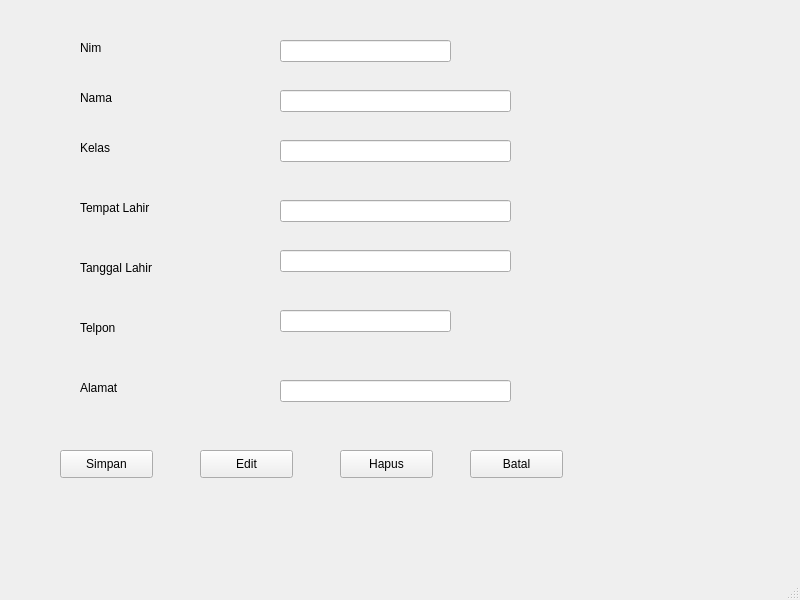
<?xml version="1.0" encoding="UTF-8"?>
<ui version="4.0">
 <class>MainWindow</class>
 <widget class="QMainWindow" name="MainWindow">
  <property name="geometry">
   <rect>
    <x>0</x>
    <y>0</y>
    <width>800</width>
    <height>600</height>
   </rect>
  </property>
  <property name="windowTitle">
   <string>MainWindow</string>
  </property>
  <widget class="QWidget" name="centralwidget">
   <widget class="QLabel" name="label">
    <property name="geometry">
     <rect>
      <x>80</x>
      <y>40</y>
      <width>55</width>
      <height>16</height>
     </rect>
    </property>
    <property name="text">
     <string>Nim</string>
    </property>
   </widget>
   <widget class="QLabel" name="label_2">
    <property name="geometry">
     <rect>
      <x>80</x>
      <y>90</y>
      <width>55</width>
      <height>16</height>
     </rect>
    </property>
    <property name="text">
     <string>Nama</string>
    </property>
   </widget>
   <widget class="QLabel" name="label_3">
    <property name="geometry">
     <rect>
      <x>80</x>
      <y>140</y>
      <width>55</width>
      <height>16</height>
     </rect>
    </property>
    <property name="text">
     <string>Kelas</string>
    </property>
   </widget>
   <widget class="QLabel" name="label_4">
    <property name="geometry">
     <rect>
      <x>80</x>
      <y>200</y>
      <width>81</width>
      <height>16</height>
     </rect>
    </property>
    <property name="text">
     <string>Tempat Lahir</string>
    </property>
   </widget>
   <widget class="QLabel" name="label_5">
    <property name="geometry">
     <rect>
      <x>80</x>
      <y>260</y>
      <width>81</width>
      <height>16</height>
     </rect>
    </property>
    <property name="text">
     <string>Tanggal Lahir</string>
    </property>
   </widget>
   <widget class="QLabel" name="label_6">
    <property name="geometry">
     <rect>
      <x>80</x>
      <y>320</y>
      <width>55</width>
      <height>16</height>
     </rect>
    </property>
    <property name="text">
     <string>Telpon</string>
    </property>
   </widget>
   <widget class="QLabel" name="label_7">
    <property name="geometry">
     <rect>
      <x>80</x>
      <y>380</y>
      <width>55</width>
      <height>16</height>
     </rect>
    </property>
    <property name="text">
     <string>Alamat</string>
    </property>
   </widget>
   <widget class="QLineEdit" name="lineEdit">
    <property name="geometry">
     <rect>
      <x>280</x>
      <y>40</y>
      <width>171</width>
      <height>22</height>
     </rect>
    </property>
   </widget>
   <widget class="QLineEdit" name="lineEdit_2">
    <property name="geometry">
     <rect>
      <x>280</x>
      <y>90</y>
      <width>231</width>
      <height>22</height>
     </rect>
    </property>
   </widget>
   <widget class="QLineEdit" name="lineEdit_3">
    <property name="geometry">
     <rect>
      <x>280</x>
      <y>140</y>
      <width>231</width>
      <height>22</height>
     </rect>
    </property>
   </widget>
   <widget class="QLineEdit" name="lineEdit_4">
    <property name="geometry">
     <rect>
      <x>280</x>
      <y>200</y>
      <width>231</width>
      <height>22</height>
     </rect>
    </property>
   </widget>
   <widget class="QLineEdit" name="lineEdit_5">
    <property name="geometry">
     <rect>
      <x>280</x>
      <y>250</y>
      <width>231</width>
      <height>22</height>
     </rect>
    </property>
   </widget>
   <widget class="QLineEdit" name="lineEdit_6">
    <property name="geometry">
     <rect>
      <x>280</x>
      <y>310</y>
      <width>171</width>
      <height>22</height>
     </rect>
    </property>
   </widget>
   <widget class="QLineEdit" name="lineEdit_7">
    <property name="geometry">
     <rect>
      <x>280</x>
      <y>380</y>
      <width>231</width>
      <height>22</height>
     </rect>
    </property>
   </widget>
   <widget class="QPushButton" name="pushButton">
    <property name="geometry">
     <rect>
      <x>60</x>
      <y>450</y>
      <width>93</width>
      <height>28</height>
     </rect>
    </property>
    <property name="text">
     <string>Simpan</string>
    </property>
   </widget>
   <widget class="QPushButton" name="pushButton_2">
    <property name="geometry">
     <rect>
      <x>200</x>
      <y>450</y>
      <width>93</width>
      <height>28</height>
     </rect>
    </property>
    <property name="text">
     <string>Edit</string>
    </property>
   </widget>
   <widget class="QPushButton" name="pushButton_3">
    <property name="geometry">
     <rect>
      <x>340</x>
      <y>450</y>
      <width>93</width>
      <height>28</height>
     </rect>
    </property>
    <property name="text">
     <string>Hapus</string>
    </property>
   </widget>
   <widget class="QPushButton" name="pushButton_4">
    <property name="geometry">
     <rect>
      <x>470</x>
      <y>450</y>
      <width>93</width>
      <height>28</height>
     </rect>
    </property>
    <property name="styleSheet">
     <string notr="true"/>
    </property>
    <property name="text">
     <string>Batal</string>
    </property>
   </widget>
  </widget>
  <widget class="QMenuBar" name="menubar">
   <property name="geometry">
    <rect>
     <x>0</x>
     <y>0</y>
     <width>800</width>
     <height>26</height>
    </rect>
   </property>
  </widget>
  <widget class="QStatusBar" name="statusbar"/>
 </widget>
 <resources/>
 <connections/>
</ui>
